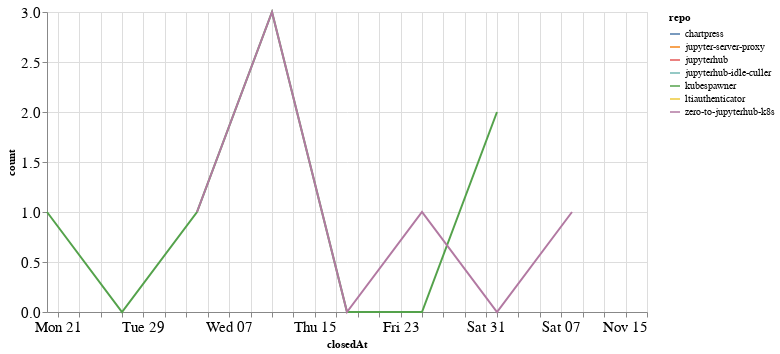

Notebook code cell kept with this figure:
### Code cell
closed_by_time = closed_by.groupby('repo').resample('W', on='closedAt').count()['author'].reset_index()
closed_by_time = closed_by_time.rename(columns={'author': 'count'})

alt.Chart(closed_by_time, width=600).mark_line().encode(
    x='closedAt',
    y='count',
    color='repo',
    tooltip="repo"
)

### Figure 1 — Vega-Lite specification as saved in the notebook (floating-point values rounded to 4 significant figures)
{"config": {"axisLeft": {"labelFontSize": 15}, "axisBottom": {"labelFontSize": 15}}, "data": {"name": "data-20a0429e59637e3b66ff210c0f5c0bd2"}, "mark": "line", "encoding": {"color": {"type": "nominal", "field": "repo"}, "tooltip": {"type": "nominal", "field": "repo"}, "x": {"type": "temporal", "field": "closedAt"}, "y": {"type": "quantitative", "field": "count"}}, "width": 600, "$schema": "https://vega.github.io/schema/vega-lite/v4.8.1.json", "datasets": {"data-20a0429e59637e3b66ff210c0f5c0bd2": [{"repo": "chartpress", "closedAt": "2020-11-01T00:00:00", "count": 1}, {"repo": "jupyter-server-proxy", "closedAt": "2020-11-15T00:00:00", "count": 1}, {"repo": "jupyterhub", "closedAt": "2020-09-20T00:00:00", "count": 1}, {"repo": "jupyterhub-idle-culler", "closedAt": "2020-11-15T00:00:00", "count": 1}, {"repo": "kubespawner", "closedAt": "2020-09-20T00:00:00", "count": 1}, {"repo": "kubespawner", "closedAt": "2020-09-27T00:00:00", "count": 0}, {"repo": "kubespawner", "closedAt": "2020-10-04T00:00:00", "count": 1}, {"repo": "kubespawner", "closedAt": "2020-10-11T00:00:00", "count": 3}, {"repo": "kubespawner", "closedAt": "2020-10-18T00:00:00", "count": 0}, {"repo": "kubespawner", "closedAt": "2020-10-25T00:00:00", "count": 0}, {"repo": "kubespawner", "closedAt": "2020-11-01T00:00:00", "count": 2}, {"repo": "ltiauthenticator", "closedAt": "2020-11-15T00:00:00", "count": 2}, {"repo": "zero-to-jupyterhub-k8s", "closedAt": "2020-10-04T00:00:00", "count": 1}, {"repo": "zero-to-jupyterhub-k8s", "closedAt": "2020-10-11T00:00:00", "count": 3}, {"repo": "zero-to-jupyterhub-k8s", "closedAt": "2020-10-18T00:00:00", "count": 0}, {"repo": "zero-to-jupyterhub-k8s", "closedAt": "2020-10-25T00:00:00", "count": 1}, {"repo": "zero-to-jupyterhub-k8s", "closedAt": "2020-11-01T00:00:00", "count": 0}, {"repo": "zero-to-jupyterhub-k8s", "closedAt": "2020-11-08T00:00:00", "count": 1}]}}
